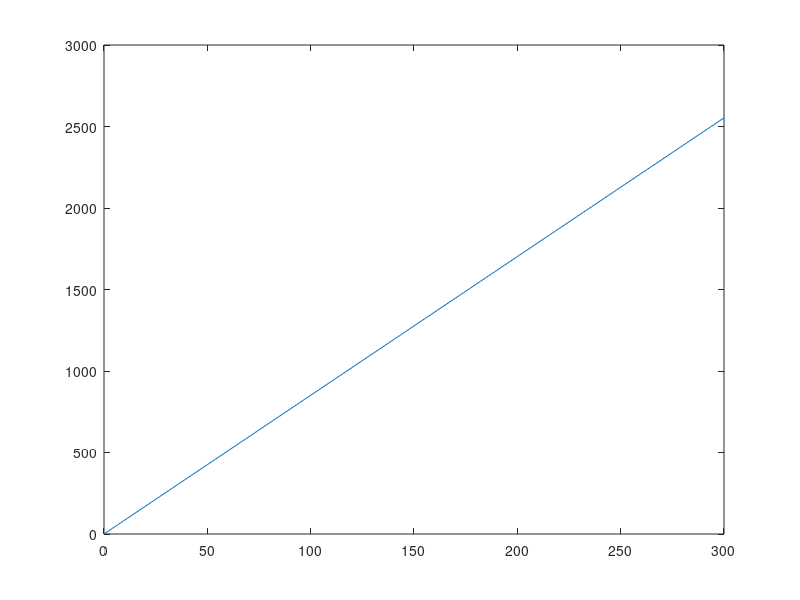

This figure's MATLAB source:
rpm = 0:1:300;
N = rpm ./ 60;
D = 0.864;
rho = 1000;
u = 1;
Po = 0.32;

Re = ((D^2).*N.*rho)./u;

r = (Po^(1/3)).*Re;

plot(rpm,r)